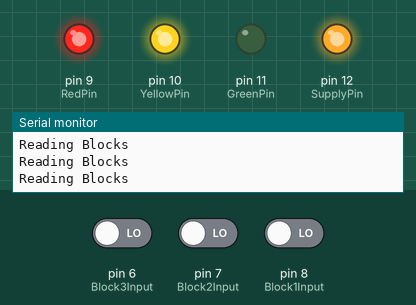
The sketch below on a simulated Arduino Uno, built with avr-gcc and run on an emulated ATmega328P. On the bench: output pins drawn as LEDs (lit = HIGH), the last lines printed to the serial monitor. Dashed ring = blinking. The test bench sets the inputs (shaded band); at power-on: pin 7 (Block2Input) LOW, pin 8 (Block1Input) LOW, pin 6 (Block3Input) LOW.

Above: at 3.8 s.
3.9 s: pin 7 (Block2Input) driven HIGH
At 4.52 s:
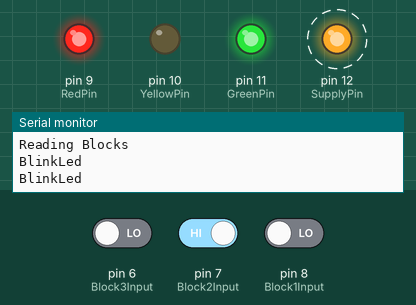
7.4 s: pin 8 (Block1Input) driven HIGH
At 8.72 s:
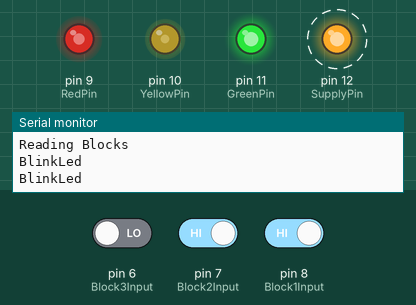
10.9 s: pin 6 (Block3Input) driven HIGH
At 12.2 s:
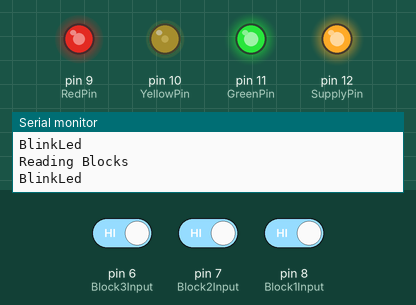
12.5 s: pin 8 (Block1Input) driven LOW
At 13.9 s:
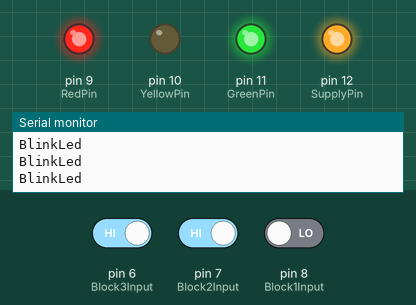
14.5 s: pin 6 (Block3Input) driven LOW
At 15.37 s:
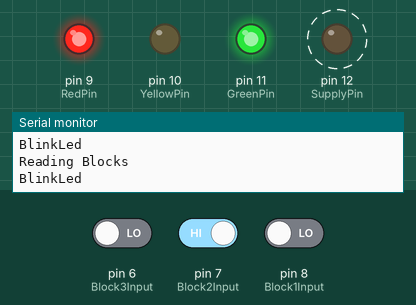
18.7 s: pin 7 (Block2Input) driven LOW
At 19.4 s:
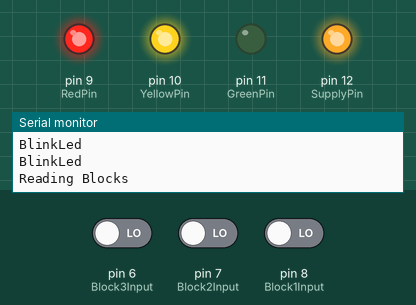
Timing chart, 0 to 21.5 s (numbered marks = the images above; inputs shaded):
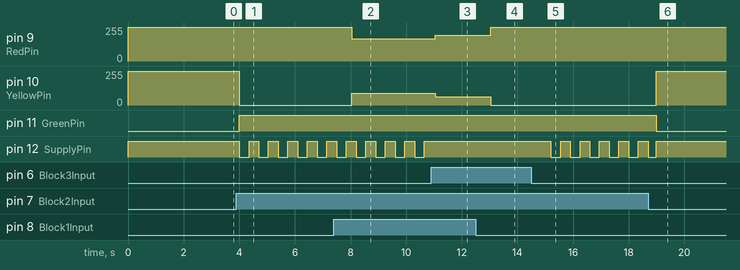

The sketch:

bloksein.ino
```cpp
#define RedPin 9
#define YellowPin 10
#define GreenPin 11
#define SupplyPin 12
#define Block1Input 8
#define Block2Input 7
#define Block3Input 6
enum state {
  STOP,
  EXPECTSTOP,
  SAFE,
  CLOSEDTRACK,
  ONSIGHTMAX40,
  MAX40
  }; // OFF = 0 and NBSTATE=7

int SupplyState=HIGH;
char state;
int DelayTime = 1000;
int Block1Reading;
int Block2Reading;
int Block3Reading;
unsigned long currentMillisBlink;
unsigned long previousMillisBlink;
unsigned long BlinkInterval;
// Read parameters
unsigned long currentMillisRead;
unsigned long previousMillisRead;
unsigned long ReadInterval = 1000;

const long BasePeriod = 350;
const long FAST = BasePeriod/2;           // interval at which to blink (milliseconds)
const long REGULAR = BasePeriod;
const long SLOW = BasePeriod*4;
void setup() {
  // put your setup code here, to run once:
  Serial.begin(115200);
//  Serial.print("RedPin = ");
//  Serial.println(RedPin);
  pinMode(Block1Input,INPUT);
  pinMode(Block2Input,INPUT);
  pinMode(Block3Input,INPUT);
  pinMode(RedPin, OUTPUT);
//  Serial.print("YellowPin = ");
//  Serial.println(YellowPin);
  pinMode(YellowPin, OUTPUT);
//  Serial.print("GreenPin = ");
//  Serial.println(GreenPin);
  pinMode(GreenPin, OUTPUT);
  pinMode(SupplyPin, OUTPUT);
  digitalWrite(RedPin,HIGH);
  digitalWrite(YellowPin,HIGH);
  digitalWrite(GreenPin,HIGH);
  digitalWrite(SupplyPin,HIGH);
//  void Switch(int state);

}

void loop() {
//  Serial.println("Main Loop");
//  currentMillis = millis();
//  unsigned long interval = 1000;
//  if (currentMillis - previousMillis >= interval) {
//    // save the last time you blinked the LED
//    previousMillis = currentMillis;
//
//    Serial.println("BLOCK LOGIC");
    if(Block1Reading == 1 ) {
//      Serial.println("STOP");
      state = STOP; //STOP
      Switch(state);
    }
    if(Block2Reading == 1) {
//      Serial.println("ONSIGHTMAX40");
      state = ONSIGHTMAX40; //ONSIGHTMAX40
      Switch(state);
    }
    if(Block3Reading == 1) {
//      Serial.println("EXPECTSTOP");
      state = EXPECTSTOP; //SAFE
      Switch(state);
    } else if(!Block1Reading && !Block2Reading && !Block3Reading) {
//      Serial.println("SAFE");
      state = SAFE;
      Switch(state);
    }
  readBlocks();
//  }

}

void Switch(int state) {

//  Serial.println("Switch");
  switch (state) {
    default: STOP:
    digitalWrite(RedPin,LOW);
    digitalWrite(YellowPin,HIGH);
    digitalWrite(GreenPin,HIGH);
//    Serial.print("State = ");
//    Serial.println(state);
    break;
    case CLOSEDTRACK:
    digitalWrite(RedPin,LOW);
    digitalWrite(YellowPin,HIGH);
    digitalWrite(GreenPin,HIGH);
    BlinkLedAsym();
//    Serial.print("State = ");
//    Serial.println(state);
    break;
    case ONSIGHTMAX40:
    digitalWrite(RedPin,HIGH);
    digitalWrite(YellowPin,LOW);
    digitalWrite(GreenPin,HIGH);
    BlinkLed();
//    Serial.print("State = ");
//    Serial.println(state);
    break;
    case EXPECTSTOP:
    digitalWrite(SupplyPin, HIGH);
    digitalWrite(RedPin,HIGH);
    digitalWrite(YellowPin,LOW);
    digitalWrite(GreenPin,HIGH);
//    Serial.print("State = ");
//    Serial.println(state);
    break;
    case MAX40:
    digitalWrite(RedPin,HIGH);
    digitalWrite(YellowPin,HIGH);
    digitalWrite(GreenPin,LOW);
        BlinkLed();
//    Serial.print("State = ");
//    Serial.println(state);
    break;
    case SAFE:
    digitalWrite(SupplyPin, HIGH);
    digitalWrite(RedPin,HIGH);
    digitalWrite(YellowPin,HIGH);
    digitalWrite(GreenPin,LOW);
//    Serial.print("State = ");
//    Serial.println(state);
    break;
  break;

  }
}

void BlinkLed() {
  currentMillisBlink = millis();
  if (currentMillisBlink - previousMillisBlink >= BlinkInterval) {
     Serial.println("BlinkLed");
     BlinkInterval= REGULAR;
    // save the last time you blinked the LED
    previousMillisBlink = currentMillisBlink;
    // if the LED is off turn it on and vice-versa:
    if (SupplyState == LOW) {
      SupplyState = HIGH;
    } else {
      SupplyState = LOW;
    }
    // set the LED with the ledState of the variable:
    digitalWrite(SupplyPin, SupplyState);
//    return;
  }

}

void BlinkLedAsym() {
  unsigned long currentMillisBlink = millis();
  //  Serial.print(", Supplystate: ");
//  Serial.println(SupplyState);
  if (currentMillisBlink - previousMillisBlink >= BlinkInterval) {
    Serial.println("Blink Asymmetrycally");
    // save the last time you blinked the LED
    previousMillisBlink = currentMillisBlink;
    SupplyState = !SupplyState;
    // if the LED is off turn it on and vice-versa:
    if (SupplyState == LOW)
    {
      BlinkInterval = FAST;
//      Serial.print("interval FAST: ");
//      Serial.println(BlinkInterval );
      digitalWrite(SupplyPin, HIGH);
      }
    else
    {
      BlinkInterval= SLOW;
//      Serial.print("interval SLOW: ");
//      Serial.println(BlinkInterval );
      digitalWrite(SupplyPin, LOW);
      }
  }
//return;
}
void readBlocks() {

  currentMillisRead = millis();
  unsigned long ReadInterval = 1000;
  if (currentMillisRead - previousMillisRead >= ReadInterval) {
    Serial.println("Reading Blocks");
    // save the last time you blinked the LED
    previousMillisRead = currentMillisRead;
    Block1Reading= digitalRead(Block1Input);
//  Serial.print("Block1Reading: ");
//  Serial.println(Block1Reading);
    Block2Reading= digitalRead(Block2Input);
//  Serial.print("Block2Reading: ");
//  Serial.println(Block2Reading);
    Block3Reading= digitalRead(Block3Input);
//  Serial.print("Block3Reading: ");
//  Serial.println(Block3Reading);
//    return;
  } else {
    return;
  }
}
```

Measured:
- after the input at 3.9 s, pin 10 (YellowPin): 255/255 → 0/255 after 0.10 s; pin 11 (GreenPin): LOW → HIGH after 0.10 s; pin 12 (SupplyPin): alternates HIGH for 0.35 s and LOW for 0.35 s, starting after 0.10 s
- after the input at 7.4 s, pin 9 (RedPin): 255/255 → 166/255 after 0.64 s; pin 10 (YellowPin): 0/255 → 89/255 after 0.64 s
- after the input at 10.9 s, pin 9 (RedPin): 166/255 → 192/255 after 0.14 s; pin 10 (YellowPin): 89/255 → 63/255 after 0.14 s; pin 12 (SupplyPin): stops changing and stays HIGH
- after the input at 12.5 s, pin 9 (RedPin): 192/255 → 255/255 after 0.54 s; pin 10 (YellowPin): 63/255 → 0/255 after 0.54 s
- after the input at 14.5 s, pin 12 (SupplyPin): alternates HIGH for 0.35 s and LOW for 0.35 s, starting after 0.70 s
- after the input at 18.7 s, pin 10 (YellowPin): 0/255 → 255/255 after 0.30 s; pin 11 (GreenPin): HIGH → LOW after 0.30 s
